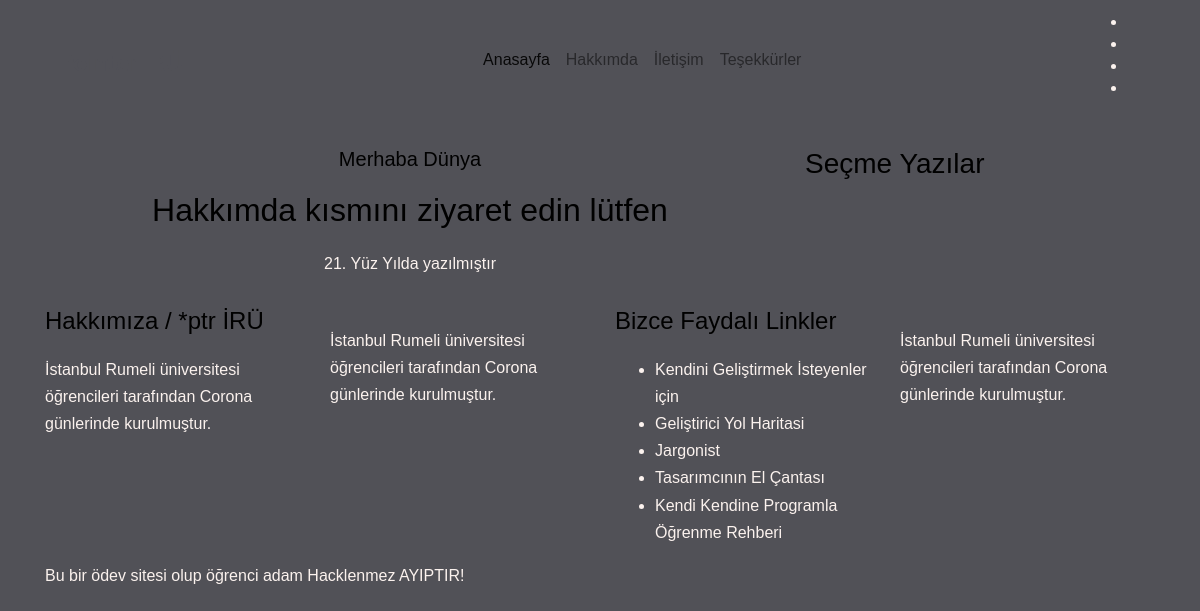
Before: /abdulsametefendioglu/index.php with the older database file.
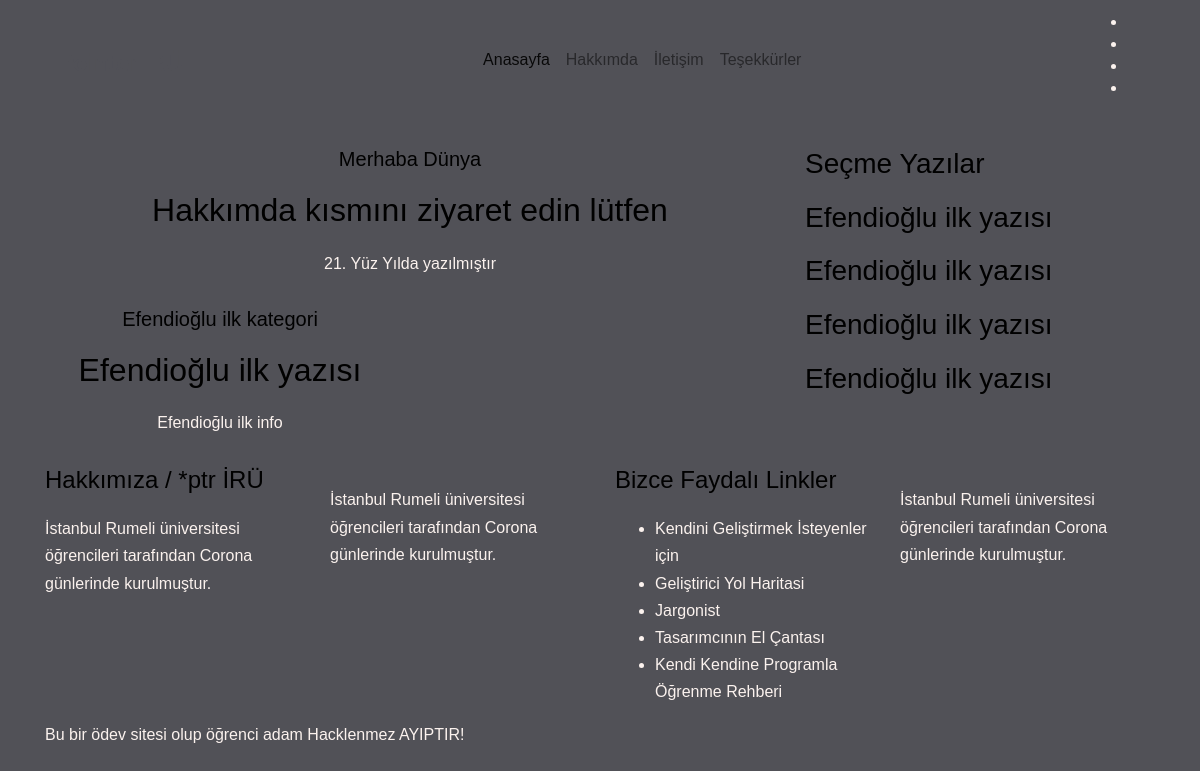
After: the same page with the newer database file.
### tables this page shows
CREATE TABLE `abdulsametefendioglu` (
  `page_id` int(100) NOT NULL,
  `page_title` varchar(50) NOT NULL,
  `page_text` text NOT NULL,
  `page_img` varchar(50) NOT NULL,
  `page_kategori` varchar(50) NOT NULL,
  `page_info` varchar(100) NOT NULL
);

### abdulsametefendioglu/degiskenler.php (called while the page is built, shortened)
<?php
$tablo_adi ="abdulsametefendioglu";
 ?>

### abdulsametefendioglu/baglan.php (called while the page is built, shortened)
<?php
include 'degiskenler.php';
$conn = mysqli_connect($sunucu, $user, $pass, $data);
$veri = "SELECT MAX(page_id) AS maxi FROM $tablo_adi" ;
$miktar = mysqli_query($conn, $veri);
$sayilar = mysqli_fetch_assoc($miktar);
$en = $sayilar['maxi'];
?>

### abdulsametefendioglu/index.php (the view, shortened to what this page needs)
<?php
      include 'header.php';
      include 'baglan.php';
      include 'degiskenler.php';
      include 'eklenti.php';
          ?>
      <body>
<br>
      <section class="all_post section_padding">
          <div class="container">
              <div class="row">
                  <div class="col-lg-8">
                      <div class="row">
                          <div class="col-lg-12">
                              <div class="single_post post_1 feature_post">
                                  <div class="single_post_text text-center">
                                      <h5>Merhaba Dünya</h5>
                                      <a href="hakkimda.php"><h2> Hakkımda kısmını ziyaret edin lütfen </h2></a>
                                      <p>21. Yüz Yılda yazılmıştır</p>
                                  </div>
                              </div>
                          </div>
                          <?php for ($page_id=1; $page_id <= $en; $page_id++) {
                            $sql = "SELECT * FROM $tablo_adi
                            WHERE page_id=$page_id" ;
                            $oku = mysqli_query($conn, $sql);
                            $result = mysqli_fetch_assoc($oku);
                            $page_title = $result['page_title'];
                            $page_kategori = $result['page_kategori'];
                            $page_info = $result['page_info'];
                           ?>
                          <div class="col-lg-6 col-sm-6">
                              <div class="single_post post_1">
                                  <div class="single_post_text text-center">
                                      <a href=""><h5> <?php echo $page_kategori; ?></h5></a>
                                      <a href="blog.php?page_id=<?php echo $page_id; ?>"><h2><?php echo $page_title; ?></h2></a>
                                      <p><?php echo $page_info; ?></p>
                                  </div>
                              </div>
                          </div>
                            <?php } ?>
                      </div>
                  </div>
<?php include'bar.php' ?>
<?php include'footer.php' ?>
</body>
</html>

### abdulsametefendioglu/bar.php (shortened to what this page needs)
<?php
include 'baglan.php';
include 'degiskenler.php';
 ?>
<div class="col-lg-4">
    <div class="sidebar_widget">
        <div class="single_sidebar_wiget">
            <div class="sidebar_tittle">
                <h3>Seçme Yazılar</h3>
            </div>
            <?php for ($i=1; $i <= 4; $i++) {
               $random = rand(1,$en);
              $sql = "SELECT * FROM $tablo_adi
              WHERE page_id=$random" ;
              $oku = mysqli_query($conn, $sql);
              $result = mysqli_fetch_assoc($oku);
              $page_title = $result['page_title'];
             ?>
                         <div class="single_catagory_post post_2 ">
                             <div class="post_text_1 pr_30">
                                 <a href="blog.php?page_id=<?php echo $random ?>">
                                     <h3><?php echo $page_title ?></h3>
                                 </a>
                             </div>
                         </div>
              <?php } ?>
        </div>
    </div>
</div>

Changed rows visible on the page:
added abdulsametefendioglu: page_kategori "Efendioğlu ilk kategori", page_title "Efendioğlu ilk yazısı", page_info "Efendioğlu ilk info"
